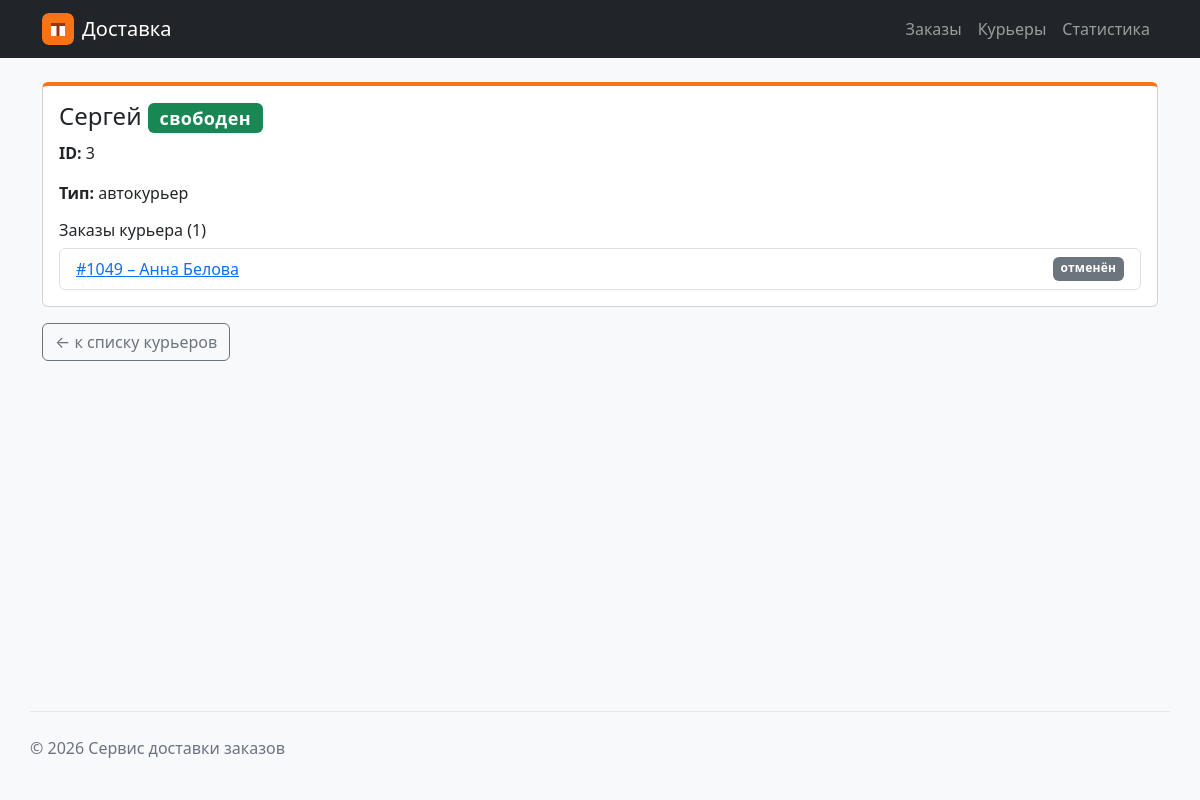
Screenshot of /couriers/3/ with the database file from the repository.
### couriers/views.py (the view)
# urls.py: path("<int:courier_id>/", views.courier_detail, name="courier_detail"),
def courier_detail(request: HttpRequest, courier_id: int) -> HttpResponse:
    courier = fetch_one("""
        SELECT
            id,
            name,
            type,
            is_free
        FROM couriers
        WHERE id = ?
    """, (courier_id,))
    courier_orders = []
    if courier is not None:
        courier_orders = fetch_all("""
            SELECT
                orders.id,
                customers.name AS customer_name,
                CASE
                    WHEN orders.is_cancelled = 1 THEN 'отменён'
                    WHEN orders.courier_id IS NULL THEN 'ожидает курьера'
                    ELSE 'передан курьеру'
                END AS status
            FROM orders
            JOIN customers
                ON orders.customer_id = customers.id
            WHERE orders.courier_id = ?
            ORDER BY orders.created_at DESC
        """, (courier_id,))
    context = {
        "courier": courier,
        "courier_orders": courier_orders,
    }
    return render(
        request,
        "couriers/courier_detail.html",
        context,
        status=404 if courier is None else 200,
    )

### db/database.py (called while the page is built)
def get_connection(create: bool = False) -> sqlite3.Connection:
    if not create and not os.path.exists(DB_PATH):
        raise FileNotFoundError(
            f"База данных {DB_PATH} не найдена: "
            "выполните python -m db.import_json"
        )
    conn = sqlite3.connect(DB_PATH)
    conn.row_factory = sqlite3.Row
    conn.execute("PRAGMA foreign_keys = ON")
    return conn

def fetch_all(sql: str, params: tuple = ()) -> list[sqlite3.Row]:
    with closing(get_connection()) as conn:
        return conn.execute(sql, params).fetchall()

def fetch_one(sql: str, params: tuple = ()) -> sqlite3.Row | None:
    with closing(get_connection()) as conn:
        return conn.execute(sql, params).fetchone()

### couriers/templates/couriers/courier_detail.html (shortened to what this page needs)
{% extends "base.html" %}
{% block content %}
    {% if courier %}
        <div class="card detail-card">
            <div class="card-body">
                <h1 class="h4 card-title">
                    {{ courier.name }}
                    {% include "couriers/includes/courier_busy.html" %}
                </h1>
                <p class="card-text"><strong>ID:</strong> {{ courier.id }}</p>
                <p class="card-text"><strong>Тип:</strong> {{ courier.type }}</p>
                <h2 class="h6 mt-3">Заказы курьера ({{ courier_orders|length }})</h2>
                <ul class="list-group">
                    {% for order in courier_orders %}
                        <li class="list-group-item d-flex justify-content-between">
                            <a href="{% url 'orders:order_detail' order.id %}">
                                #{{ order.id }} – {{ order.customer_name }}
                            </a>
                            {% include "orders/includes/order_status.html" %}
                        </li>
                    {% empty %}
                        <li class="list-group-item">Заказов нет</li>
                    {% endfor %}
                </ul>
            </div>
        </div>
    {% else %}
        <h1 class="text-danger">Курьер не найден</h1>
        <p>Курьер с указанным идентификатором отсутствует.</p>
    {% endif %}
    <a href="{% url 'couriers:couriers' %}" class="btn btn-outline-secondary mt-3">← к списку курьеров</a>
{% endblock %}

### orders/templates/orders/includes/order_status.html
{% if order.status == "отменён" %}
    <span class="badge bg-secondary order-status order-status-cancelled">{{ order.status }}</span>
{% elif order.status == "ожидает курьера" %}
    <span class="badge bg-warning text-dark order-status order-status-waiting">{{ order.status }}</span>
{% else %}
    <span class="badge bg-success order-status order-status-active">{{ order.status }}</span>
{% endif %}

### homepage/static/homepage/css/style.css (style rules this page uses)
:root { --delivery-accent: #f97316; --delivery-muted: #6b7280; }
body { min-height: 100vh; display: flex; flex-direction: column; }
.detail-card { border-top: 4px solid var(--delivery-accent); }
.order-status, .courier-busy { font-weight: 600; letter-spacing: 0.02em; }

### rows the page displays
couriers: name "Сергей", type "автокурьер"
customers: id "1049", customer_name "Анна Белова", status "отменён"

### other values shown
{{ courier.id }} "3"
{{ courier_orders|length }} "1"
